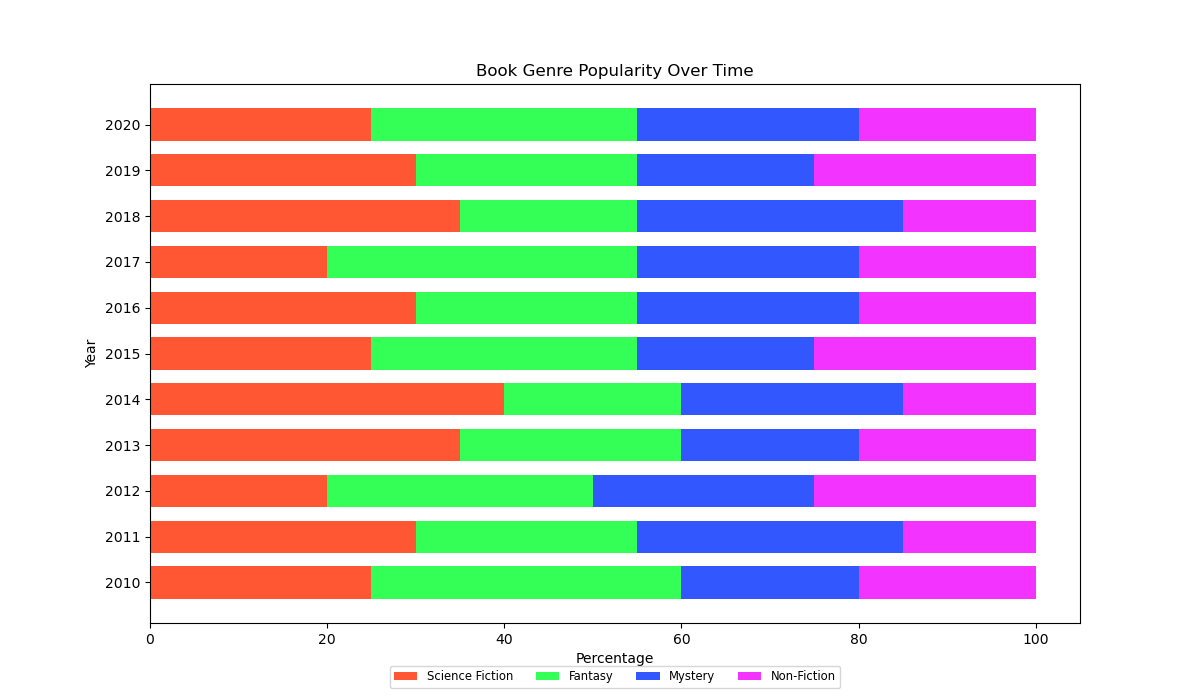

Python code for this plot:

import matplotlib.pyplot as plt
import numpy as np

# Data
categories = ['Science Fiction', 'Fantasy', 'Mystery', 'Non-Fiction']
years = ['2010', '2011', '2012', '2013', '2014', '2015', '2016', '2017', '2018', '2019', '2020']
data = [
    [25, 35, 20, 20],
    [30, 25, 30, 15],
    [20, 30, 25, 25],
    [35, 25, 20, 20],
    [40, 20, 25, 15],
    [25, 30, 20, 25],
    [30, 25, 25, 20],
    [20, 35, 25, 20],
    [35, 20, 30, 15],
    [30, 25, 20, 25],
    [25, 30, 25, 20],
]

# Convert data to numpy array for easier manipulation
data = np.array(data)
data_cumsum = data.cumsum(axis=1)
category_colors = ['#FF5733', '#33FF57', '#3357FF', '#F333FF']

fig, ax = plt.subplots(figsize=(12, 7))

# Plotting the data
for i, (colname, color) in enumerate(zip(categories, category_colors)):
    widths = data[:, i]
    starts = data_cumsum[:, i] - widths
    ax.barh(years, widths, left=starts, height=0.7, label=colname, color=color)

ax.set_title('Book Genre Popularity Over Time')
ax.legend(ncol=len(categories), bbox_to_anchor=(0.5, -0.1), loc='center', fontsize='small')
plt.xlabel('Percentage')
plt.ylabel('Year')
plt.show()
